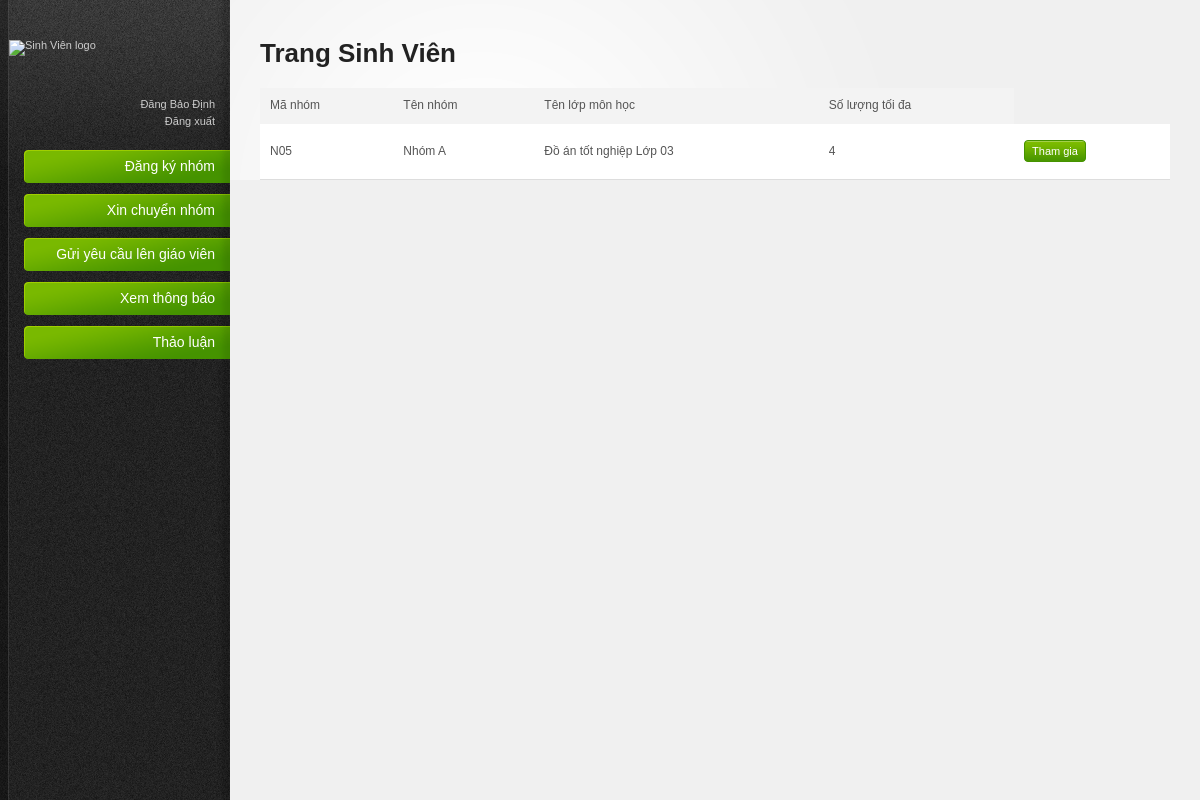
Screenshot of /sinhvien/index.php?quanly=ds_nhom&id_sv=SV01 (signed in) with the database file from the repository.
### tables this page shows
CREATE TABLE IF NOT EXISTS `nhom` (
  `id_nhom` varchar(10) NOT NULL,
  `ten_nhom` varchar(50) NOT NULL,
  `id_lopmh` varchar(10) NOT NULL,
  `soluongtoida` int(11) NOT NULL,
  PRIMARY KEY (`id_nhom`),
  KEY `id_lopmh` (`id_lopmh`)
);

CREATE TABLE IF NOT EXISTS `lopmh` (
  `id_lopmh` varchar(10) NOT NULL,
  `ten_lopmh` varchar(50) NOT NULL,
  `id_gv` varchar(10) NOT NULL,
  `id_monhoc` varchar(10) NOT NULL,
  PRIMARY KEY (`id_lopmh`),
  UNIQUE KEY `ten_lopmh` (`ten_lopmh`),
  KEY `id_gv` (`id_gv`),
  KEY `id_monhoc` (`id_monhoc`)
);

### sinhvien/subpage/ds_nhom.php (the view, shortened to what this page needs)
<table border="1">
    <tr>
        <td>Mã nhóm</td>
        <td>Tên nhóm </td>
        <td>Tên lớp môn học</td>
        <td>Số lượng tối đa </td>
    </tr>
    <?php
        $id_sv=$_GET['id_sv'];
        $tam = $obj->query("SELECT * from nhom, lopmh_sv, lopmh where nhom.id_lopmh=lopmh.id_lopmh and lopmh.id_lopmh=lopmh_sv.id_lopmh and id_sv='$id_sv'");
        $data = $tam->fetchAll();
        foreach ($data as $key => $value) {
    ?>
    <tr>
        <td><ul><?php echo $value['id_nhom']?></ul></td>
        <td><ul><?php echo $value['ten_nhom'] ?></ul></td>
        <td><ul><?php echo $value['ten_lopmh'] ?></ul></td>
        <td><ul><?php echo $value['soluongtoida'] ?></ul></td>
        <td> <button class = "button" type="submit" name="thamgianhom">Tham gia</button></td>
    <?php
    }
    ?>
    </tr>
</table>

### sinhvien/resources/css/style.css (style rules this page uses)
html { font-size: 100%; height: 100%; margin-bottom: 1px; }
body { font-family: Arial, Helvetica, sans-serif; color: #555; background: #f0f0f0 url('../images/bg-body.gif') top left repeat-y; font-size: 12px; }
.button { font-family: Verdana, Arial, sans-serif; display: inline-block; background: #459300 url('../images/bg-button-green.gif') top left repeat-x !important; border: 1px solid #459300 !important; padding: 4px 7px 4px 7px !important; color: #fff !important; font-size: 11px !important; cursor: pointer; }
#main-content ul, #main-content ol { padding: 10px 0; }
#main-content table { width: 100%; border-collapse: collapse; }
#main-content tbody tr { background: #fff; }
#main-content tbody tr.alt-row { background: #f3f3f3; }
#main-content table td, #main-content table th { padding: 10px; line-height: 1.3em; }

### sinhvien/resources/css/invalid.css (style rules this page uses)
.button, #main-content table tfoot td .bulk-actions select, .pagination a.number, form input.text-input, form textarea, form .wysiwyg, form select, .dp-popup { -moz-border-radius: 4px; -webkit-border-radius: 4px; border-radius: 4px; }

### rows the page displays
nhom: id_nhom "N05", ten_nhom "Nhóm A", id_lopmh.ten_lopmh "Đồ án tốt nghiệp Lớp 03", soluongtoida "4"

### other values shown
$_SESSION['sv'] "Đăng Bảo Ðịnh"
